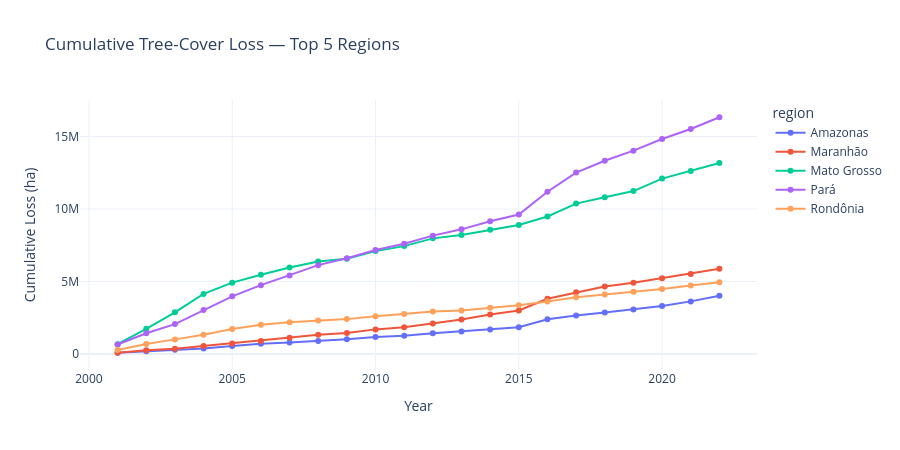

Notebook cell for this chart:
### Markdown cell above
### 4.7  Cumulative Loss — Top 5

### Code cell
top5 = processed.groupby('region')['tc_loss_ha'].sum().nlargest(5).index
fig = px.line(processed[processed['region'].isin(top5)],
              x='year', y='cumulative_loss_ha', color='region',
              title='Cumulative Tree-Cover Loss — Top 5 Regions',
              labels={'cumulative_loss_ha': 'Cumulative Loss (ha)', 'year': 'Year'},
              markers=True)
fig.update_layout(template='plotly_white', height=450)
fig.show()

### Figure 1 — Plotly figure (JSON) as saved in the notebook; plotly's stock layout.template omitted (floating-point values rounded to 4 significant figures)
{"data": [{"hovertemplate": "region=Amazonas<br>Year=%{x}<br>Cumulative Loss (ha)=%{y}<extra></extra>", "legendgroup": "Amazonas", "line": {"color": "#636efa", "dash": "solid"}, "marker": {"symbol": "circle"}, "mode": "lines+markers", "name": "Amazonas", "orientation": "v", "showlegend": true, "type": "scatter", "x": [2001, 2002, 2003, 2004, 2005, 2006, 2007, 2008, 2009, 2010, 2011, 2012, 2013, 2014, 2015, 2016, 2017, 2018, 2019, 2020, 2021, 2022], "xaxis": "x", "y": [81439, 180579, 282592, 376981, 551648, 706496, 795852, 890347, 1018613, 1169081, 1254907, 1418511, 1544533, 1690876, 1847752, 2395272, 2659079, 2852881, 3068385, 3311363, 3624884, 4020611], "yaxis": "y"}, {"hovertemplate": "region=Maranhão<br>Year=%{x}<br>Cumulative Loss (ha)=%{y}<extra></extra>", "legendgroup": "Maranhão", "line": {"color": "#EF553B", "dash": "solid"}, "marker": {"symbol": "circle"}, "mode": "lines+markers", "name": "Maranhão", "orientation": "v", "showlegend": true, "type": "scatter", "x": [2001, 2002, 2003, 2004, 2005, 2006, 2007, 2008, 2009, 2010, 2011, 2012, 2013, 2014, 2015, 2016, 2017, 2018, 2019, 2020, 2021, 2022], "xaxis": "x", "y": [84246, 254374, 350673, 547887, 716218, 900401, 1108858, 1319163, 1438087, 1693936, 1833068, 2091418, 2369639, 2721023, 3002072, 3801700, 4252229, 4657626, 4917382, 5224219, 5522819, 5881361], "yaxis": "y"}, {"hovertemplate": "region=Mato Grosso<br>Year=%{x}<br>Cumulative Loss (ha)=%{y}<extra></extra>", "legendgroup": "Mato Grosso", "line": {"color": "#00cc96", "dash": "solid"}, "marker": {"symbol": "circle"}, "mode": "lines+markers", "name": "Mato Grosso", "orientation": "v", "showlegend": true, "type": "scatter", "x": [2001, 2002, 2003, 2004, 2005, 2006, 2007, 2008, 2009, 2010, 2011, 2012, 2013, 2014, 2015, 2016, 2017, 2018, 2019, 2020, 2021, 2022], "xaxis": "x", "y": [668329, 1733859, 2869223, 4143303, 4917187, 5468495, 5962989, 6371035, 6573148, 7093333, 7438219, 7973822, 8200848, 8568125, 8897741, 9485679, 10372751, 10806191, 11234819, 12097263, 12625468, 13171668], "yaxis": "y"}, {"hovertemplate": "region=Pará<br>Year=%{x}<br>Cumulative Loss (ha)=%{y}<extra></extra>", "legendgroup": "Pará", "line": {"color": "#ab63fa", "dash": "solid"}, "marker": {"symbol": "circle"}, "mode": "lines+markers", "name": "Pará", "orientation": "v", "showlegend": true, "type": "scatter", "x": [2001, 2002, 2003, 2004, 2005, 2006, 2007, 2008, 2009, 2010, 2011, 2012, 2013, 2014, 2015, 2016, 2017, 2018, 2019, 2020, 2021, 2022], "xaxis": "x", "y": [649120, 1430403, 2057934, 3032632, 3974347, 4745262, 5417611, 6125267, 6605632, 7171372, 7606529, 8162255, 8596421, 9154028, 9617611, 11190883, 12510361, 13330618, 14023661, 14829313, 15522829, 16330101], "yaxis": "y"}, {"hovertemplate": "region=Rondônia<br>Year=%{x}<br>Cumulative Loss (ha)=%{y}<extra></extra>", "legendgroup": "Rondônia", "line": {"color": "#FFA15A", "dash": "solid"}, "marker": {"symbol": "circle"}, "mode": "lines+markers", "name": "Rondônia", "orientation": "v", "showlegend": true, "type": "scatter", "x": [2001, 2002, 2003, 2004, 2005, 2006, 2007, 2008, 2009, 2010, 2011, 2012, 2013, 2014, 2015, 2016, 2017, 2018, 2019, 2020, 2021, 2022], "xaxis": "x", "y": [268969, 680397, 1004073, 1327176, 1724874, 2020432, 2179793, 2305898, 2401865, 2607611, 2761835, 2922923, 3001844, 3193939, 3357261, 3621996, 3903901, 4094442, 4282837, 4486337, 4729368, 4948995], "yaxis": "y"}], "layout": {"height": 450, "legend": {"title": {"text": "region"}, "tracegroupgap": 0}, "title": {"text": "Cumulative Tree-Cover Loss — Top 5 Regions"}, "xaxis": {"anchor": "y", "domain": [0, 1], "title": {"text": "Year"}}, "yaxis": {"anchor": "x", "domain": [0, 1], "title": {"text": "Cumulative Loss (ha)"}}}}
